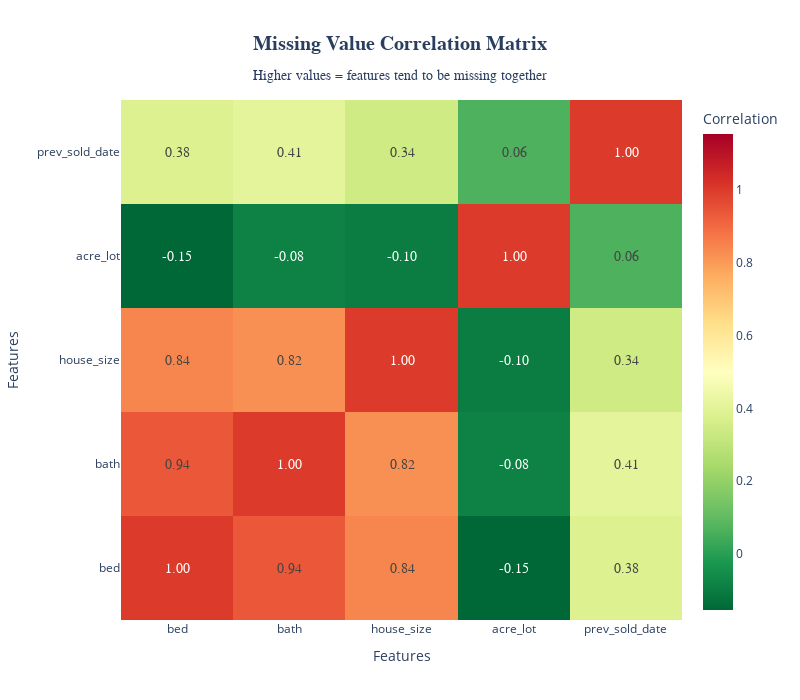

Notebook source saved alongside this figure:
### Code cell
# Correlation matrix of missing values
critical_cols = ['bed', 'bath', 'house_size', 'acre_lot', 'prev_sold_date'] # columns with significant missing values
missing_indicators = df[critical_cols].isnull().astype(int) # create binary indicators
corr_matrix = missing_indicators.corr() # correlation matrix
def heatmap(corr_matrix):
    fig5 = go.Figure(data=go.Heatmap(
        z=corr_matrix.values,
        x=corr_matrix.columns,
        y=corr_matrix.index,
        colorscale='RdYlGn_r',
        zmid=0.5,
        text=corr_matrix.values,
        texttemplate='%{text:.2f}',
        textfont={"size": 14, "family": "Arial Black"},
        colorbar=dict(title="Correlation"),
        hovertemplate='<b>%{y} vs %{x}</b><br>' +
                    'Correlation: %{z:.3f}<br>' +
                    '<extra></extra>'
    ))

    fig5.update_layout(
        title={
            'text': '<b>Missing Value Correlation Matrix</b><br>' +
                    '<sub>Higher values = features tend to be missing together</sub>',
            'x': 0.5,
            'xanchor': 'center',
            'font': {'size': 20, 'family': 'Arial Black'}
        },
        xaxis_title='Features',
        yaxis_title='Features',
        width=800,
        height=700,
        template='plotly_white'
    )

    fig5.show()

heatmap(corr_matrix)

### Figure 1 — Plotly figure (JSON) as saved in the notebook; plotly's stock layout.template omitted (floating-point values rounded to 4 significant figures)
{"data": [{"colorbar": {"title": {"text": "Correlation"}}, "colorscale": [[0, "rgb(0,104,55)"], [0.1, "rgb(26,152,80)"], [0.2, "rgb(102,189,99)"], [0.3, "rgb(166,217,106)"], [0.4, "rgb(217,239,139)"], [0.5, "rgb(255,255,191)"], [0.6, "rgb(254,224,139)"], [0.7, "rgb(253,174,97)"], [0.8, "rgb(244,109,67)"], [0.9, "rgb(215,48,39)"], [1, "rgb(165,0,38)"]], "hovertemplate": "<b>%{y} vs %{x}</b><br>Correlation: %{z:.3f}<br><extra></extra>", "text": [[1, 0.937, 0.8445, -0.1535, 0.3849], [0.937, 1, 0.8222, -0.08237, 0.4084], [0.8445, 0.8222, 1, -0.09592, 0.3434], [-0.1535, -0.08237, -0.09592, 1, 0.06416], [0.3849, 0.4084, 0.3434, 0.06416, 1]], "textfont": {"family": "Arial Black", "size": 14}, "texttemplate": "%{text:.2f}", "type": "heatmap", "x": ["bed", "bath", "house_size", "acre_lot", "prev_sold_date"], "y": ["bed", "bath", "house_size", "acre_lot", "prev_sold_date"], "z": [[1, 0.937, 0.8445, -0.1535, 0.3849], [0.937, 1, 0.8222, -0.08237, 0.4084], [0.8445, 0.8222, 1, -0.09592, 0.3434], [-0.1535, -0.08237, -0.09592, 1, 0.06416], [0.3849, 0.4084, 0.3434, 0.06416, 1]], "zmid": 0.5}], "layout": {"height": 700, "title": {"font": {"family": "Arial Black", "size": 20}, "text": "<b>Missing Value Correlation Matrix</b><br><sub>Higher values = features tend to be missing together</sub>", "x": 0.5, "xanchor": "center"}, "width": 800, "xaxis": {"title": {"text": "Features"}}, "yaxis": {"title": {"text": "Features"}}}}
